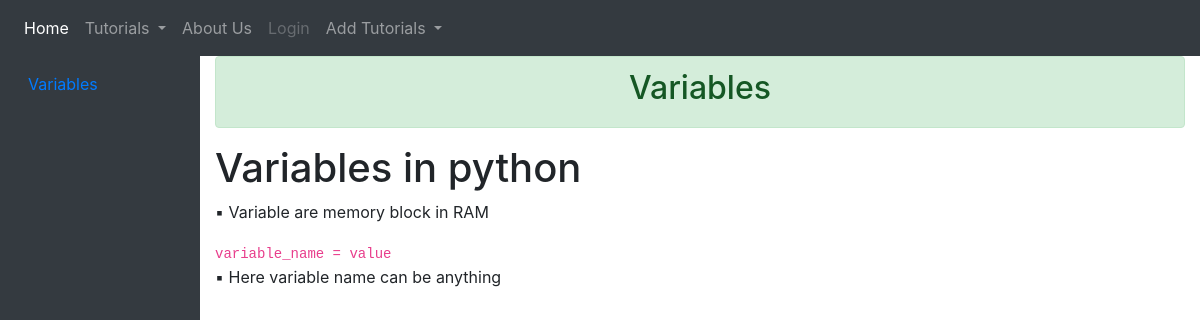
The app's page /tutorials/1 with its own data.
### tutorials/models.py (models this page shows)
class TutorialDetails(models.Model):
	category_name = models.ForeignKey(TutorialCategory, on_delete=models.CASCADE)
	topic = models.CharField(max_length=255)
	body = models.TextField()

### tutorials/views.py (the view)
# urls.py: path('<int:tutorial_id>', display_tutorial)
def display_tutorial(request, tutorial_id):
	details = TutorialDetails.objects.filter(id=tutorial_id)
	category = TutorialCategory.objects.all()
	return render(request, 'display_tutorial.html', {'details': details, 'category': category})

### templates/display_tutorial.html (shortened to what this page needs)
<!DOCTYPE html>
<html lang="en">
<head>
  <link rel="stylesheet" href="https://maxcdn.bootstrapcdn.com/bootstrap/4.5.2/css/bootstrap.min.css">
</head>
<body>
<nav class="navbar navbar-expand-sm bg-dark navbar-dark">
  <ul class="navbar-nav">
    <li class="nav-item active">
      <a class="nav-link" href="/">Home</a>
    </li>
  <li class="nav-item dropdown">
      <a class="nav-link dropdown-toggle" href="tutorials" id="navbardrop" data-toggle="dropdown">
        Tutorials
      </a>
    </li>
    <li class="nav-item">
      <a class="nav-link" href="/about">About Us</a>
    </li>
    <li class="nav-item">
      <a class="nav-link disabled" href="#">Login</a>
    </li>
    <li class="nav-item dropdown">
      <a class="nav-link dropdown-toggle" href="" id="navbardrop" data-toggle="dropdown">
        Add Tutorials
      </a>
    </li>
  </ul>
</nav>
<div class="container-fluid">
    <div class="row">
        <div class="col-2 px-1 bg-dark position-fixed" id="sticky-sidebar">
            <div class="nav flex-column flex-nowrap vh-100 overflow-auto text-white p-2">
                {% for tutorial in  details %}
                <a href="/tutorials/{{tutorial.id}}" class="nav-link">{{ tutorial.topic}}</a>
                {% endfor %}
            </div>
        </div>
        <div class="col-10 offset-2" id="main">
            {% for tutorial in  details %}
            <div class="alert alert-success text-center">
              <strong><h2>{{ tutorial.topic }}<h2></strong>
            </div>
            {{ tutorial.body|safe }}
            {% endfor %}
        </div>
    </div>
</div>
</body>
</html>

### records on screen
TutorialDetails: topic "Variables", body "Variables in python ▪ Variable are memory block in RAM variable_name = value ▪ Here variable name can be anything"
